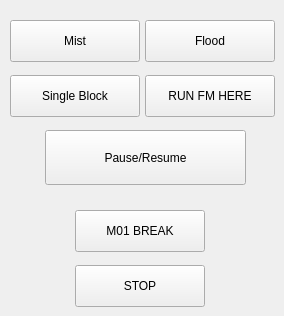
                 <widget class="QWidget" name="page_programRunning">
                  <widget class="ActionButton" name="actionbutton_13">
                   <property name="geometry">
                    <rect>
                     <x>145</x>
                     <y>20</y>
                     <width>130</width>
                     <height>42</height>
                    </rect>
                   </property>
                   <property name="sizePolicy">
                    <sizepolicy hsizetype="Fixed" vsizetype="Fixed">
                     <horstretch>0</horstretch>
                     <verstretch>0</verstretch>
                    </sizepolicy>
                   </property>
                   <property name="minimumSize">
                    <size>
                     <width>130</width>
                     <height>42</height>
                    </size>
                   </property>
                   <property name="maximumSize">
                    <size>
                     <width>130</width>
                     <height>42</height>
                    </size>
                   </property>
                   <property name="focusPolicy">
                    <enum>Qt::NoFocus</enum>
                   </property>
                   <property name="styleSheet">
                    <string notr="true">QPushButton {
   	font: 15pt &quot;Bebas Kai&quot;;
}</string>
                   </property>
                   <property name="text">
                    <string>Flood</string>
                   </property>
                   <property name="checkable">
                    <bool>true</bool>
                   </property>
                   <property name="actionName" stdset="0">
                    <string>coolant.flood.toggle</string>
                   </property>
                  </widget>
                  <widget class="ActionButton" name="actionbutton_7">
                   <property name="geometry">
                    <rect>
                     <x>75</x>
                     <y>265</y>
                     <width>130</width>
                     <height>42</height>
                    </rect>
                   </property>
                   <property name="sizePolicy">
                    <sizepolicy hsizetype="Fixed" vsizetype="Fixed">
                     <horstretch>0</horstretch>
                     <verstretch>0</verstretch>
                    </sizepolicy>
                   </property>
                   <property name="minimumSize">
                    <size>
                     <width>130</width>
                     <height>42</height>
                    </size>
                   </property>
                   <property name="maximumSize">
                    <size>
                     <width>130</width>
                     <height>42</height>
                    </size>
                   </property>
                   <property name="focusPolicy">
                    <enum>Qt::NoFocus</enum>
                   </property>
                   <property name="styleSheet">
                    <string notr="true">QPushButton {
   	font: 15pt &quot;Bebas Kai&quot;;
}</string>
                   </property>
                   <property name="text">
                    <string>STOP</string>
                   </property>
                   <property name="actionName" stdset="0">
                    <string>program.abort</string>
                   </property>
                  </widget>
                  <widget class="ActionButton" name="actionbutton_14">
                   <property name="geometry">
                    <rect>
                     <x>10</x>
                     <y>20</y>
                     <width>130</width>
                     <height>42</height>
                    </rect>
                   </property>
                   <property name="sizePolicy">
                    <sizepolicy hsizetype="Fixed" vsizetype="Fixed">
                     <horstretch>0</horstretch>
                     <verstretch>0</verstretch>
                    </sizepolicy>
                   </property>
                   <property name="minimumSize">
                    <size>
                     <width>130</width>
                     <height>42</height>
                    </size>
                   </property>
                   <property name="maximumSize">
                    <size>
                     <width>130</width>
                     <height>42</height>
                    </size>
                   </property>
                   <property name="focusPolicy">
                    <enum>Qt::NoFocus</enum>
                   </property>
                   <property name="styleSheet">
                    <string notr="true">QPushButton {
   	font: 15pt &quot;Bebas Kai&quot;;
}</string>
                   </property>
                   <property name="text">
                    <string>Mist</string>
                   </property>
                   <property name="checkable">
                    <bool>true</bool>
                   </property>
                   <property name="actionName" stdset="0">
                    <string>coolant.mist.toggle</string>
                   </property>
                  </widget>
                  <widget class="ActionButton" name="actionbutton_16">
                   <property name="geometry">
                    <rect>
                     <x>10</x>
                     <y>75</y>
                     <width>130</width>
                     <height>42</height>
                    </rect>
                   </property>
                   <property name="sizePolicy">
                    <sizepolicy hsizetype="Fixed" vsizetype="Fixed">
                     <horstretch>0</horstretch>
                     <verstretch>0</verstretch>
                    </sizepolicy>
                   </property>
                   <property name="minimumSize">
                    <size>
                     <width>130</width>
                     <height>42</height>
                    </size>
                   </property>
                   <property name="maximumSize">
                    <size>
                     <width>130</width>
                     <height>42</height>
                    </size>
                   </property>
                   <property name="focusPolicy">
                    <enum>Qt::NoFocus</enum>
                   </property>
                   <property name="styleSheet">
                    <string notr="true">QPushButton {
   	font: 15pt &quot;Bebas Kai&quot;;
}</string>
                   </property>
                   <property name="text">
                    <string>Single Block</string>
                   </property>
                   <property name="checkable">
                    <bool>true</bool>
                   </property>
                   <property name="rules" stdset="0">
                    <string>[{&quot;channels&quot;: [{&quot;url&quot;: &quot;status:interp_state?text&quot;, &quot;trigger&quot;: true}], &quot;property&quot;: &quot;Checked&quot;, &quot;expression&quot;: &quot;ch[0] == 'Paused'&quot;, &quot;name&quot;: &quot;check when paused&quot;}]</string>
                   </property>
                   <property name="actionName" stdset="0">
                    <string>program.step</string>
                   </property>
                  </widget>
                  <widget class="ActionButton" name="actionbutton_19">
                   <property name="geometry">
                    <rect>
                     <x>145</x>
                     <y>75</y>
                     <width>130</width>
                     <height>42</height>
                    </rect>
                   </property>
                   <property name="sizePolicy">
                    <sizepolicy hsizetype="Fixed" vsizetype="Fixed">
                     <horstretch>0</horstretch>
                     <verstretch>0</verstretch>
                    </sizepolicy>
                   </property>
                   <property name="minimumSize">
                    <size>
                     <width>130</width>
                     <height>42</height>
                    </size>
                   </property>
                   <property name="maximumSize">
                    <size>
                     <width>130</width>
                     <height>42</height>
                    </size>
                   </property>
                   <property name="focusPolicy">
                    <enum>Qt::NoFocus</enum>
                   </property>
                   <property name="styleSheet">
                    <string notr="true">QPushButton {
   	font: 15pt &quot;Bebas Kai&quot;;
}</string>
                   </property>
                   <property name="text">
                    <string>RUN FM HERE</string>
                   </property>
                   <property name="actionName" stdset="0">
                    <string>program.run-from-line</string>
                   </property>
                  </widget>
                  <widget class="ActionButton" name="actionbutton_5">
                   <property name="geometry">
                    <rect>
                     <x>75</x>
                     <y>210</y>
                     <width>130</width>
                     <height>42</height>
                    </rect>
                   </property>
                   <property name="sizePolicy">
                    <sizepolicy hsizetype="Fixed" vsizetype="Fixed">
                     <horstretch>0</horstretch>
                     <verstretch>0</verstretch>
                    </sizepolicy>
                   </property>
                   <property name="minimumSize">
                    <size>
                     <width>130</width>
                     <height>42</height>
                    </size>
                   </property>
                   <property name="maximumSize">
                    <size>
                     <width>130</width>
                     <height>42</height>
                    </size>
                   </property>
                   <property name="focusPolicy">
                    <enum>Qt::NoFocus</enum>
                   </property>
                   <property name="styleSheet">
                    <string notr="true">QPushButton {
   	font: 15pt &quot;Bebas Kai&quot;;
}</string>
                   </property>
                   <property name="text">
                    <string>M01 BREAK</string>
                   </property>
                   <property name="checkable">
                    <bool>true</bool>
                   </property>
                   <property name="actionName" stdset="0">
                    <string>program.optional-stop.toggle</string>
                   </property>
                  </widget>
                  <widget class="PauseResumeButton" name="pauseresumebutton_3">
                   <property name="geometry">
                    <rect>
                     <x>45</x>
                     <y>130</y>
                     <width>201</width>
                     <height>55</height>
                    </rect>
                   </property>
                   <property name="styleSheet">
                    <string notr="true">QPushButton {
   	font: 17pt &quot;Bebas Kai&quot;;
}</string>
                   </property>
                   <property name="text">
                    <string>Pause/Resume</string>
                   </property>
                  </widget>
                 </widget>
